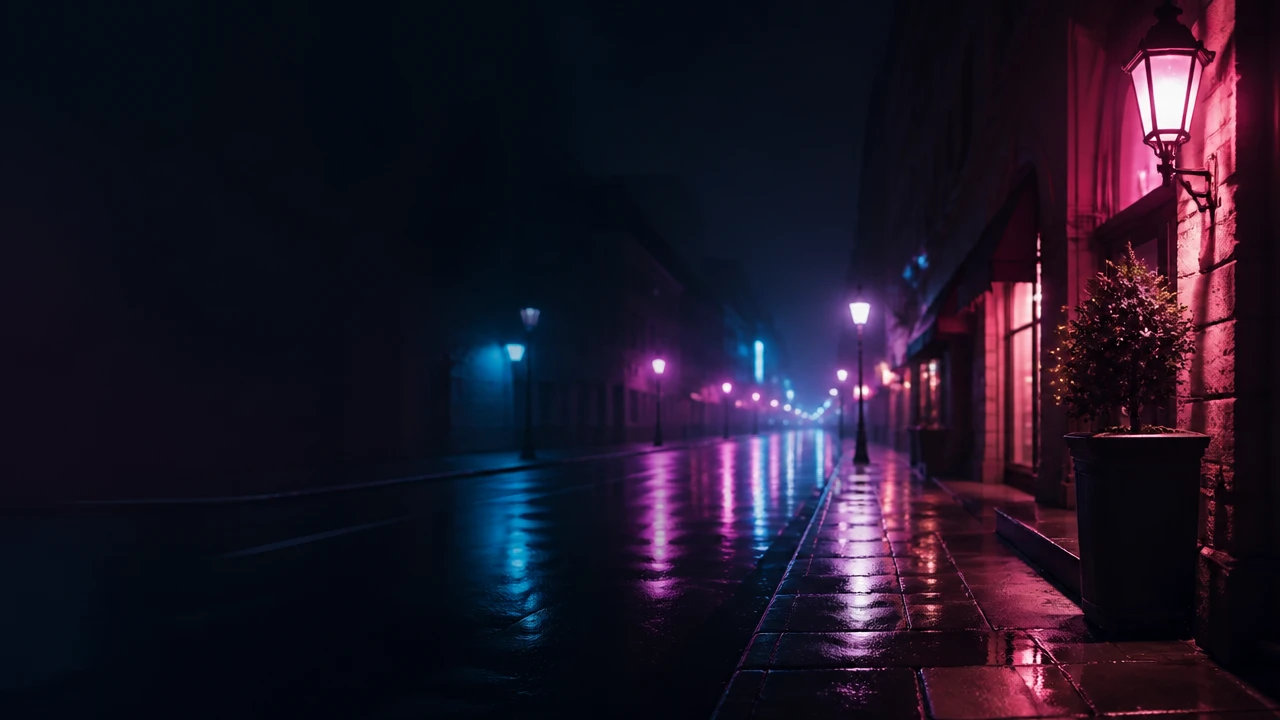
#> input picture img/chat2.webp, 1280 x 720 px; its folder holds only this picture in this run
$ python -i art_scenes.py   (imports and definitions only)
#> lines starting #> are read from the running program, lines starting #| are printed output that depends on the picture
#> further down, picture is the input picture: PIL image 1280x720 RGB; mean R, G, B 30.2, 21.2, 38.1
### pipeline/art_base.py
# -*- coding: utf-8 -*-
"""Low-level drawing primitives for the illustrated horror scenes.

Everything is stylized "dark graphic novel" rendering: silhouette-driven
composition, fog layers, glows, film grade.  Output stills are 2688x1512
(1.4x overscan of 1080p) so the camera can move without upscaling.
"""
import numpy as np
from PIL import (Image, ImageChops, ImageDraw, ImageEnhance, ImageFilter,
                 ImageFont, ImageOps)

from common import AW, AH, FONT_SANS_TTC, FONT_BLACK_TTC, FONT_SERIF_TTC, FONT_REG_TTC

# ---------------------------------------------------------------- fonts
_font_cache = {}


# [9 lines left out: function _jp_index, not called in this run]


_JP_IDX = {}


# [10 lines left out: function font, not called in this run]


# ---------------------------------------------------------------- noise / gradients
def vnoise(w, h, scale, seed, octaves=4, persistence=0.55):
    """Fractal value noise in [0,1] (float32 h x w)."""
    rng = np.random.default_rng(seed)
    out = np.zeros((h, w), np.float32)
    amp, tot = 1.0, 0.0
    for o in range(octaves):
        gw = max(2, int(scale * (2 ** o)))
        gh = max(2, int(gw * h / max(w, 1)))
        g = (rng.random((gh, gw)) * 255).astype(np.uint8)
        up = Image.fromarray(g).resize((w, h), Image.BILINEAR)
        out += np.asarray(up, np.float32) / 255.0 * amp
        tot += amp
        amp *= persistence
    return out / tot


# [19 lines left out: functions streaks, grad_v, not called in this run]


def radial(w, h, cx, cy, r, inner=255, outer=0, power=1.6):
    """Radial falloff mask (L)."""
    yy, xx = np.mgrid[0:h, 0:w].astype(np.float32)
    d = np.sqrt((xx - cx) ** 2 + (yy - cy) ** 2) / max(r, 1)
    v = np.clip(1 - d, 0, 1) ** power
    return Image.fromarray((outer + (inner - outer) * v).astype(np.uint8))


# ---------------------------------------------------------------- compositing
def new_canvas(top, bot, w=AW, h=AH):
    return grad_v(w, h, top, bot).convert("RGB")


def screen(base, layer):
    return ImageChops.screen(base, layer)


# [14 lines left out: functions add_glow, light_cone, not called in this run]


def vignette(img, k=0.55, cx=None, cy=None):
#> called with k = 0.44
    w, h = img.size
    cx = w / 2 if cx is None else cx
    cy = h / 2 if cy is None else cy
    m = radial(w, h, cx, cy, max(w, h) * 0.72, 255, int(255 * (1 - k)), power=1.3)
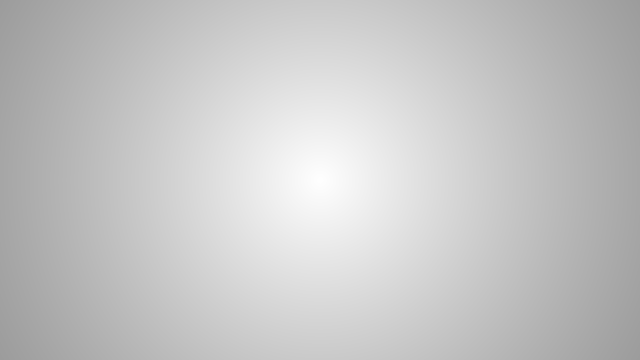
#> m: PIL image 1280x720 L (shown at 1/2 size); min 156, max 255, mean 197.6
    m = ImageOps.invert(m)  # dark at edges
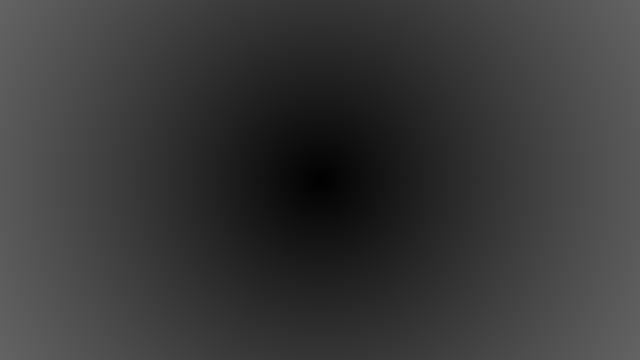
#> m: PIL image 1280x720 L (shown at 1/2 size); min 0, max 99, mean 57.4
    dark = Image.new("RGB", img.size, (0, 0, 0))
#> dark: PIL image 1280x720 RGB; every value is 0
    return Image.composite(dark, img, m)
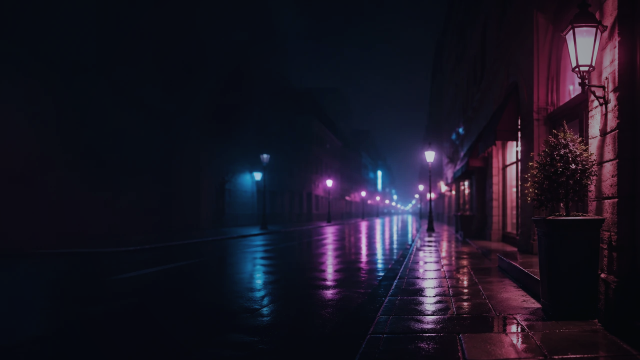
#> returned value: PIL image 1280x720 RGB (shown at 1/2 size); mean R, G, B 25.4, 21.3, 35.5


# [7 lines left out: function halation, not called in this run]


def grade(img, lift=(8, 10, 14), gain=(235, 240, 246), gamma=1.0, sat=0.82):
    """Filmic-ish grade: per-channel lift/gain + saturation."""
    arr = np.asarray(img, np.float32) / 255.0
    if gamma != 1.0:
        arr = arr ** gamma
    lift = np.array(lift, np.float32) / 255.0
    gain = np.array(gain, np.float32) / 255.0
    arr = lift + arr * (gain - lift)
    out = Image.fromarray((np.clip(arr, 0, 1) * 255).astype(np.uint8))
    if sat != 1.0:
        out = ImageEnhance.Color(out).enhance(sat)
    return out


def dirt(img, seed, amount=0.06):
    n = vnoise(img.width // 2, img.height // 2, 90, seed, octaves=2)
#> the loop in vnoise, `for o in range(octaves):` made 2 passes
#> pass 1, in vnoise, `up = Image.fromarray(g).resize((w, h), Image.BILINEAR)`:
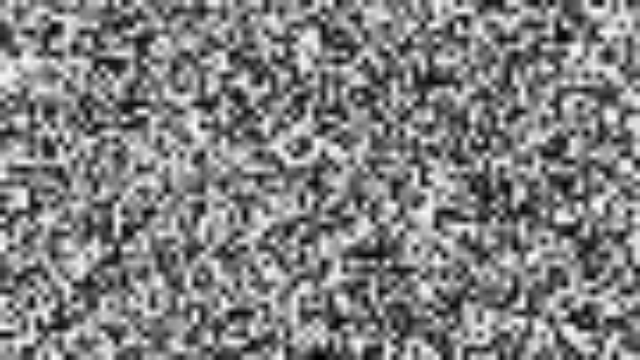
#> up: PIL image 640x360 L; min 0, max 253, mean 128.1
#> pass 2, in vnoise, `up = Image.fromarray(g).resize((w, h), Image.BILINEAR)`:
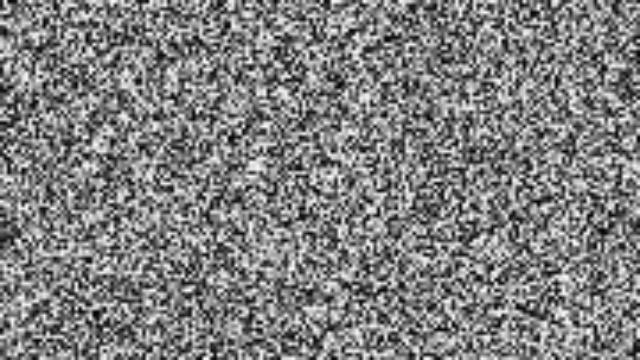
#> up: PIL image 640x360 L; min 0, max 253, mean 127.7
#> after the loop in vnoise, `for o in range(octaves):`:
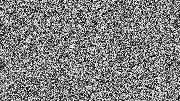
#> g: shape (101, 180); min 0, max 254, mean 127.7
#> after the loop in vnoise, `for o in range(octaves):`: amp = 0.303; tot = 1.55
    n = Image.fromarray((n * 255).astype(np.uint8)).resize(img.size)
    n = n.point(lambda v: 255 if v > 236 else 0).filter(ImageFilter.GaussianBlur(0.6))
    spec = Image.new("RGB", img.size, (190, 188, 180))
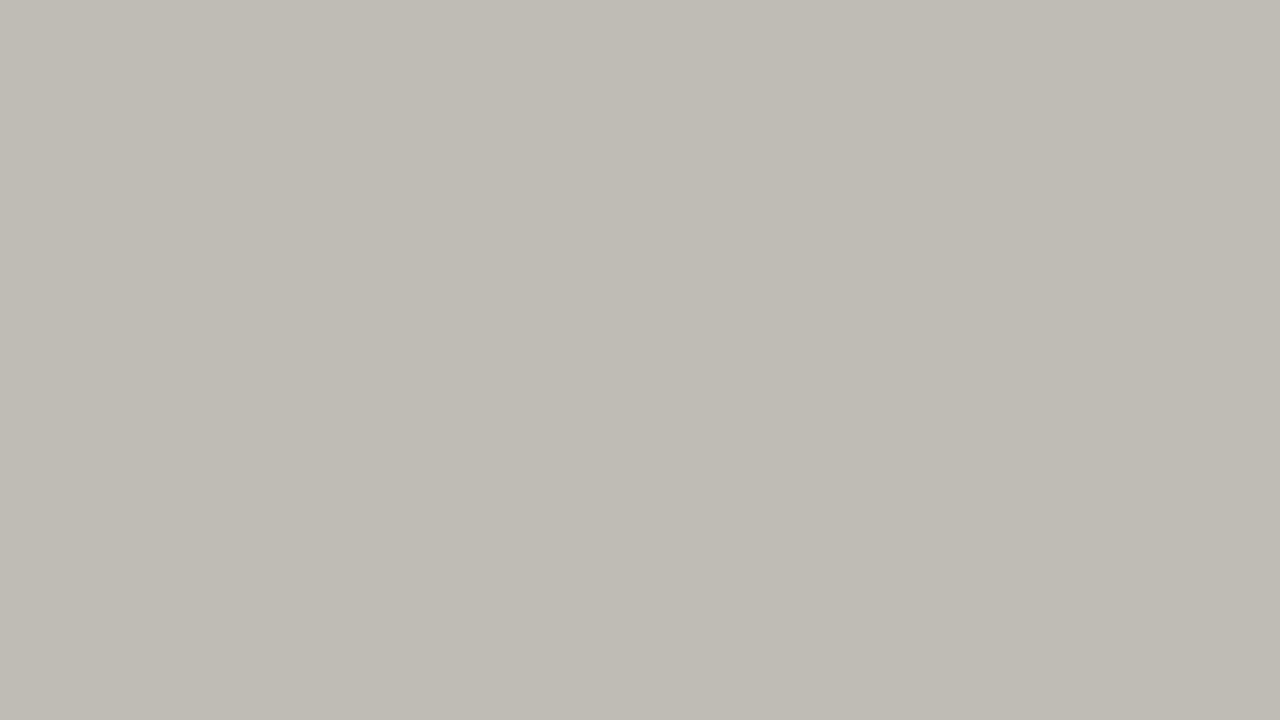
#> spec: PIL image 1280x720 RGB; mean R, G, B 190, 188, 180
    m = n.point(lambda v: int(v * amount))
    return Image.composite(spec, img, m)
#> returned value: PIL image 1280x720 RGB


# [290 lines left out: functions fog_bands, mist_top, draw_building, draw_house, draw_pole, wires and 6 more, not called in this run]

### pipeline/art_scenes.py
# -*- coding: utf-8 -*-
"""Scene still builders.  Each returns a 2688x1512 RGB PIL image.

Registry BUILDERS maps art names used in scenes.py to builder functions.
Overlay ghost layers (RGBA) are built by OVERLAYS.
"""
import numpy as np
from PIL import Image, ImageChops, ImageDraw, ImageEnhance, ImageFilter, ImageOps

from common import AW, AH
import art_base as B


# ---------------------------------------------------------------- helpers
def finish(img, lift=(8, 10, 14), gain=(228, 234, 242), sat=0.8, vig=0.55,
           halo=None, seed=1, dirt_amt=0.05, gamma=1.0):
    img = ImageOps.autocontrast(img, cutoff=(0.4, 0.1), preserve_tone=True)
    img = ImageEnhance.Brightness(img).enhance(1.10)
    img = ImageEnhance.Contrast(img).enhance(1.06)
    img = B.grade(img, lift, gain, gamma, sat)
    if halo:
        img = B.halation(img, *halo)
    img = B.vignette(img, min(vig * 0.8, 0.6))
    if dirt_amt:
        img = B.dirt(img, seed + 77, dirt_amt)
    return img


# [178 lines left out: functions texture_board, ghost_number, kanji_watermark, nv_process, title_night_front, _corridor_base and 4 more, not called in this run]


def rank_board_5(seed=50):
    return _rank_board("05", seed)


def rank_board_4(seed=51):
    return _rank_board("04", seed)


def rank_board_3(seed=52):
    return _rank_board("03", seed)


def rank_board_2(seed=53):
    return _rank_board("02", seed)


def rank_board_1(seed=54):
    return _rank_board("01", seed, red=True)


# ================================================================ #5 黒瀬 (day suburb)
# [919 lines left out: functions _overcast, kurose_exterior_day, kurose_street_wide, kurose_fence, ff_window_night, kurose_lowangle and 33 more, not called in this run]


def broken_glass(seed=105):
    return detail_window_broken(seed)


# [500 lines left out: functions rough_corridor, equipment_room, himekawa_dusk, cross_section, morgue_corridor, morgue_interior and 15 more, not called in this run]


# ================================================================ overlays (RGBA)
def ov_boy():
    f = B.fig_humanoid(560, "boy")
    return f


def ov_roof_figure():
    f = B.fig_humanoid(300, "shadow")
    return f


def ov_woman_hair():
    return B.fig_humanoid(760, "pale")


def ov_woman_pale():
    return B.fig_humanoid(820, "pale")


# [6 lines left out: function ov_pupil, not called in this run]


def _robe(seed):
    f = B.fig_humanoid(720, "robe", seed)
    return f


def ov_robe_a():
    return _robe(1)


def ov_robe_b():
    return _robe(2)


def ov_robe_c():
    return _robe(3)


def ov_robe_far():
    return B.fig_humanoid(430, "robe", 5)


def ov_reach_woman():
    return B.fig_humanoid(880, "reach")


def ov_shadow_pass():
    f = B.fig_humanoid(760, "shadow")
    return f.filter(ImageFilter.GaussianBlur(9))


BUILDERS = {n: f for n, f in globals().items()
            if callable(f) and not n.startswith(("_", "ov_")) and
            n not in ("finish", "texture_board", "ghost_number", "kanji_watermark",
                      "nv_process")}
OVERLAYS = {n: f for n, f in globals().items() if callable(f) and n.startswith("ov_")}

>>> from PIL import Image
>>> picture = Image.open('../img/chat2.webp')
>>> result = finish(picture)

$ run again, on img/city.webp
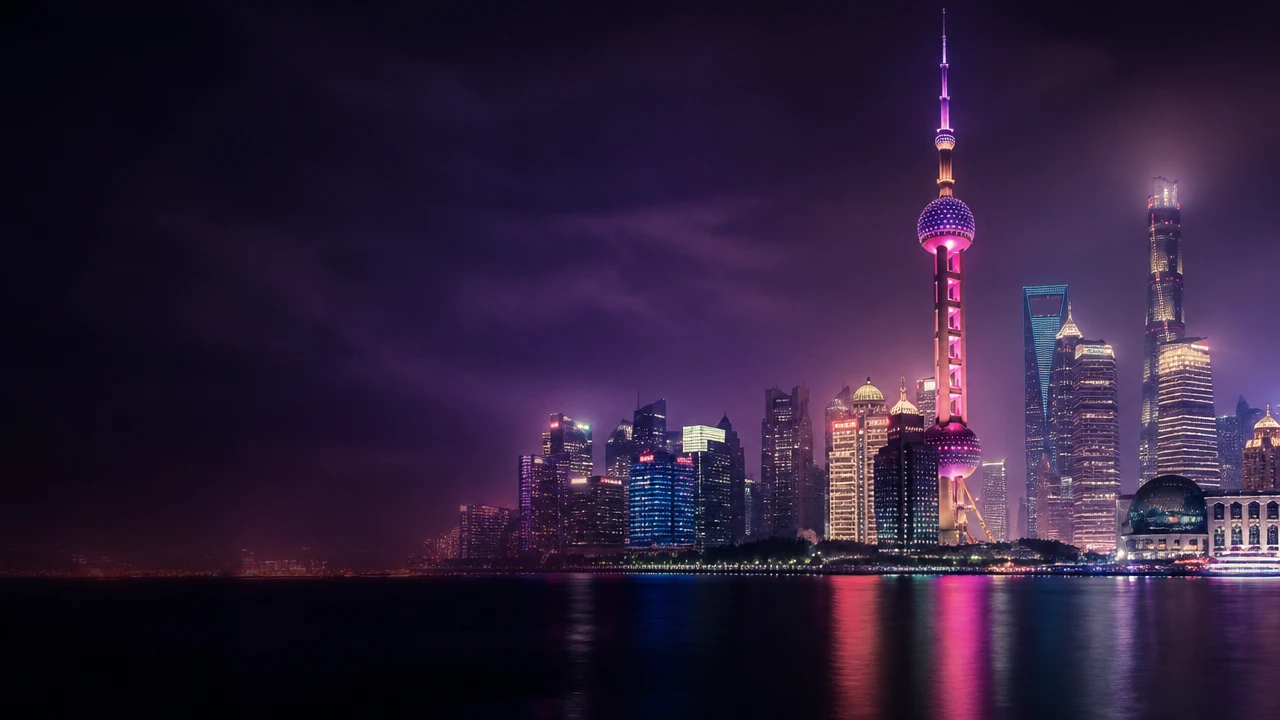
#> input picture img/city.webp, 1280 x 720 px
#> picture is the input picture: PIL image 1280x720 RGB; mean R, G, B 46.1, 30.6, 57.7
#> in grade, `out = ImageEnhance.Color(out).enhance(sat)`:
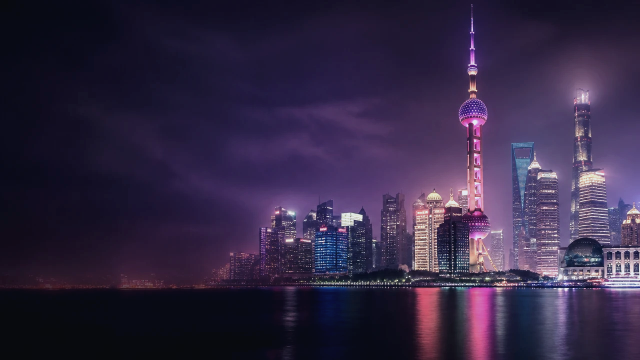
#> out: PIL image 1280x720 RGB (shown at 1/2 size); mean R, G, B 51.8, 40.4, 68.5
#> dark: PIL image 1280x720 RGB; every value is 0
#> in vignette, `return Image.composite(dark, img, m)`:
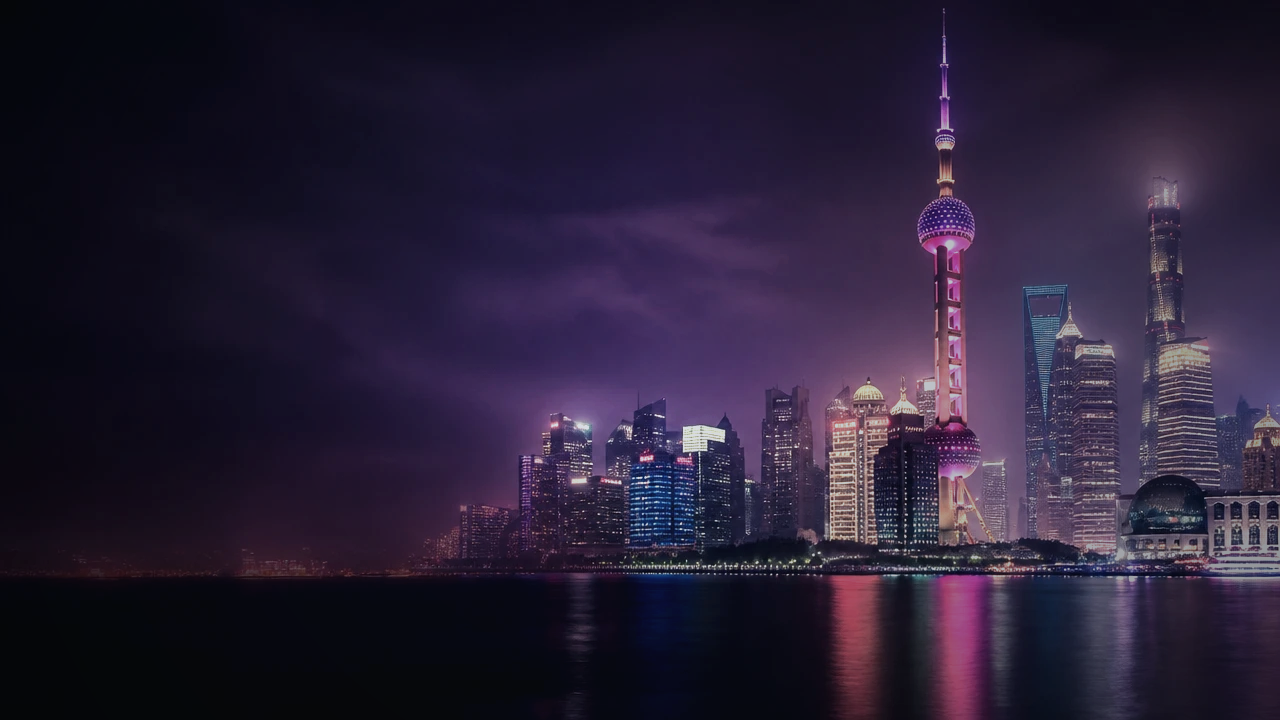
#> returned value: PIL image 1280x720 RGB; mean R, G, B 40.8, 31.6, 54
#> after the loop in vnoise, `for o in range(octaves):`: amp = 0.303; tot = 1.55

$ run again, on img/ending.webp
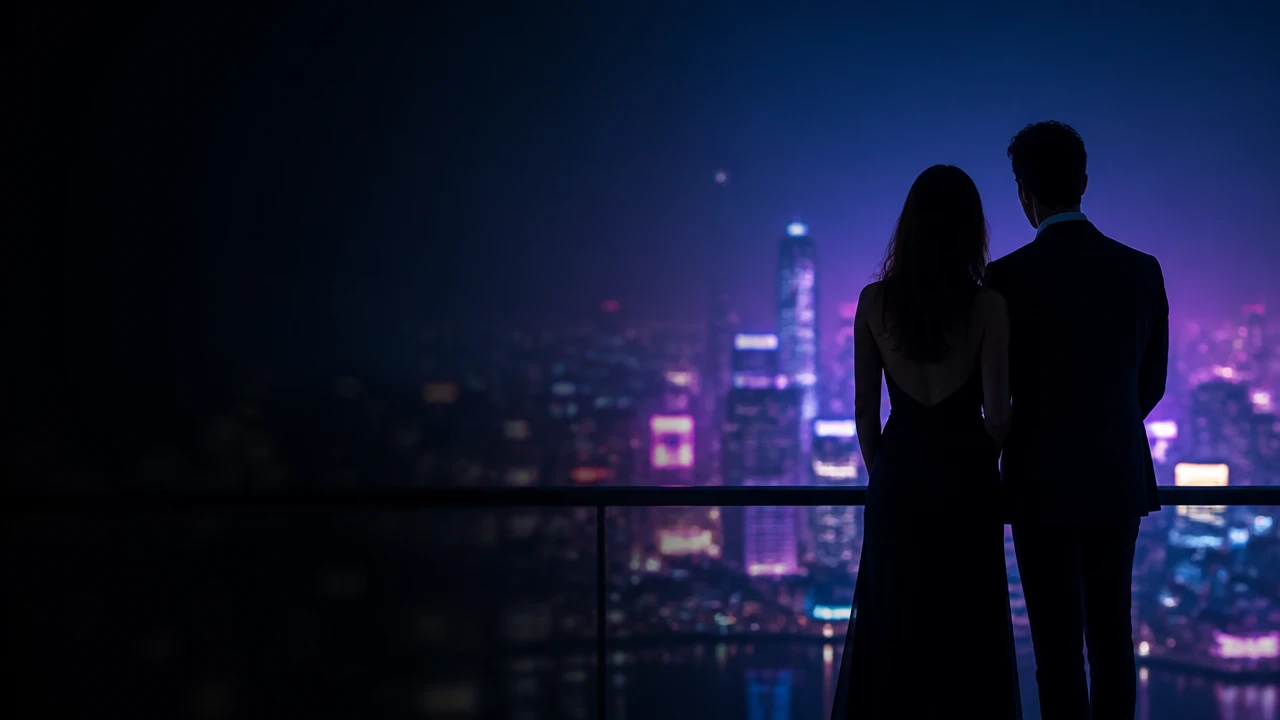
#> input picture img/ending.webp, 1280 x 720 px
#> picture is the input picture: PIL image 1280x720 RGB; mean R, G, B 17.9, 22.2, 48.7
#> in finish, `img = ImageEnhance.Brightness(img).enhance(1.10)`:
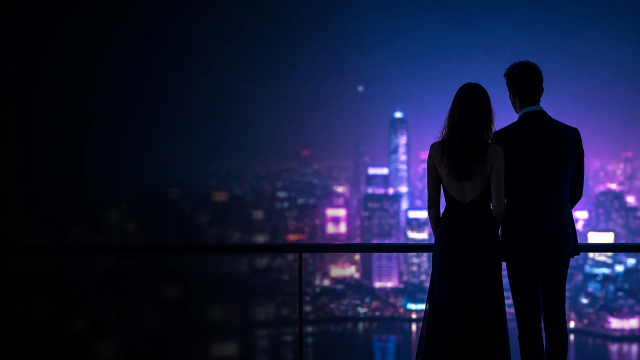
#> img: PIL image 1280x720 RGB (shown at 1/2 size); mean R, G, B 20.2, 25.1, 55.6
#> dark: PIL image 1280x720 RGB; every value is 0
#> in vignette, `return Image.composite(dark, img, m)`:
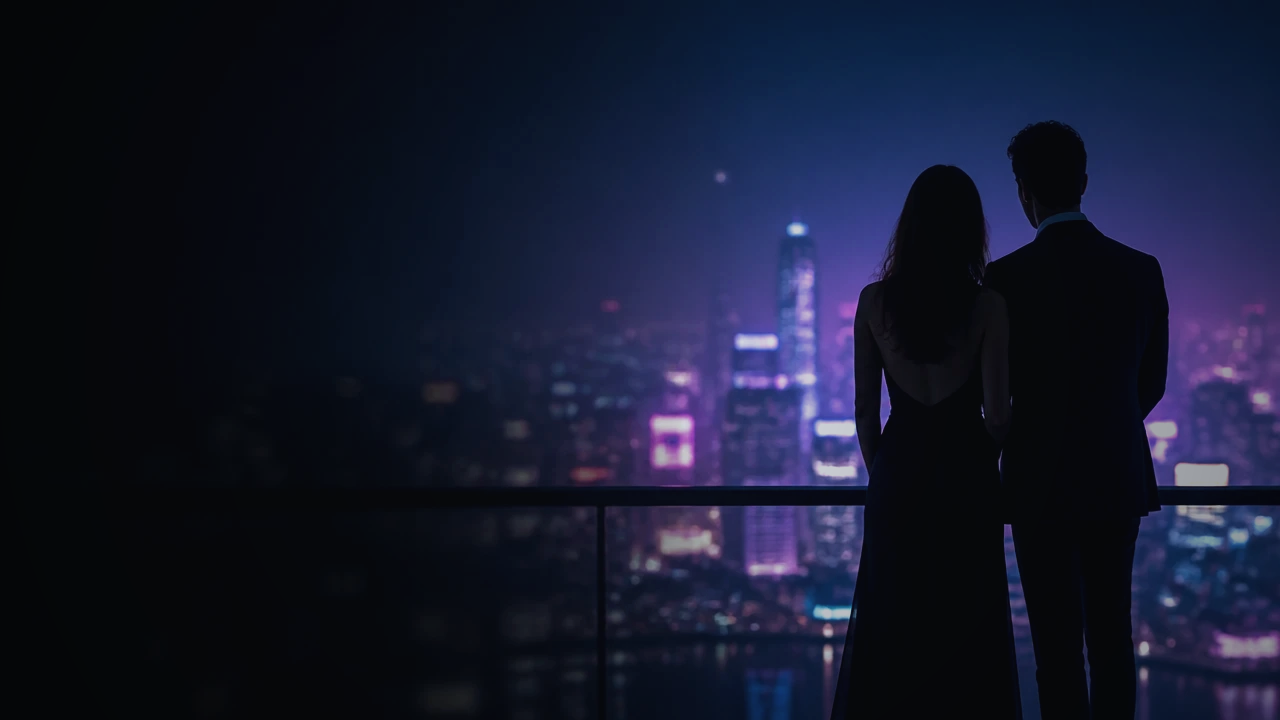
#> returned value: PIL image 1280x720 RGB; mean R, G, B 20.8, 24.9, 45.6
#> after the loop in vnoise, `for o in range(octaves):`: amp = 0.303; tot = 1.55
